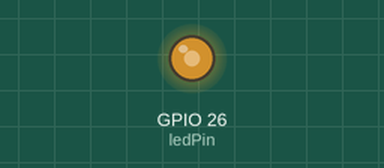
Simulated run of this sketch. Board: ESP32. On the bench: output pins drawn as LEDs (lit = HIGH).

Above: at 0.05 s.
At 1.05 s:
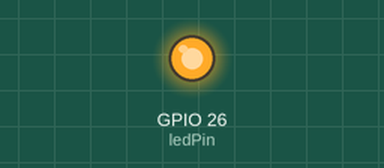
At 1.55 s:
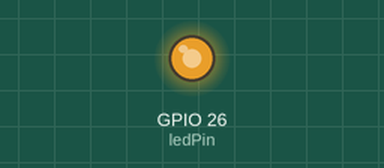
Timing chart, 0 to 4.9 s (numbered marks = the images above):
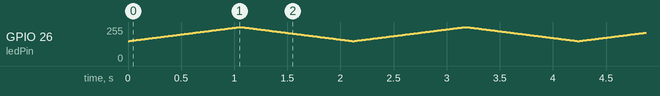

The sketch:

2.ino
```cpp
const int ledPin = 26;

void setup() {
}

void loop(){
  for(int dutyCycle = 150; dutyCycle <= 255; dutyCycle++){
    dacWrite(ledPin, dutyCycle);
    delay(10);
  }

  for(int dutyCycle = 255; dutyCycle >= 150; dutyCycle--){
    dacWrite(ledPin, dutyCycle);
    delay(10);
  }
}
```
